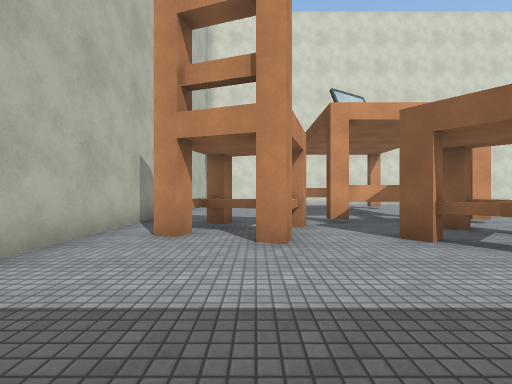
[1] (above)

16 first-person views from a walk through a Unity game level. The camera is 1.3 m above the floor, looks level and sees 90° across. The floor is counted in squares, 2 m on a side. Each view is taken from the middle of a square. On the plan, view 1 faces up. The plan holds only what a view shows up to about 9 squares ahead; the rest is blank. Surface patterns are stand-ins for the level's own textures.

[2]
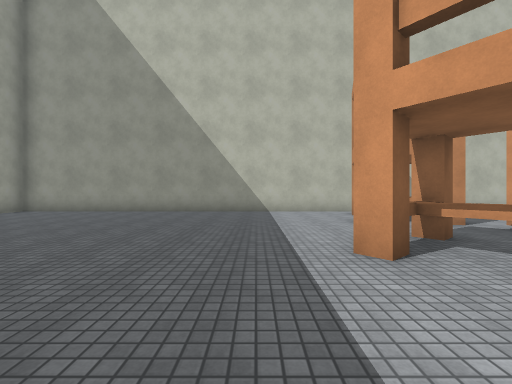

[3]
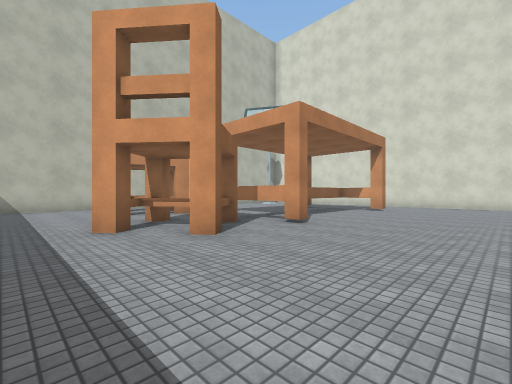

[4]
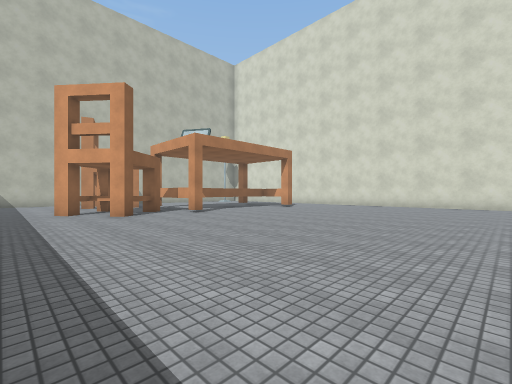

[5]
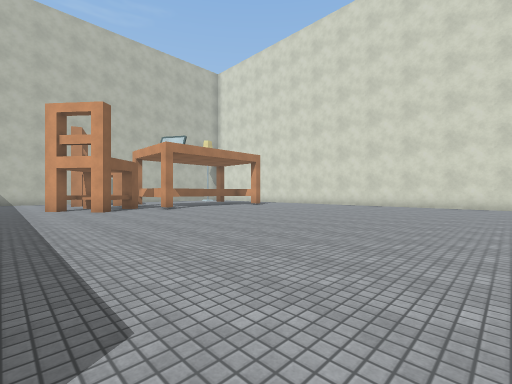

[6]
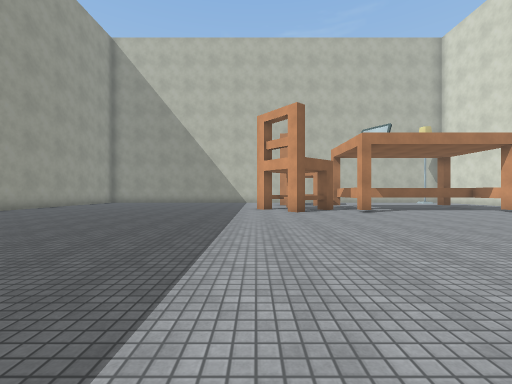

[7]
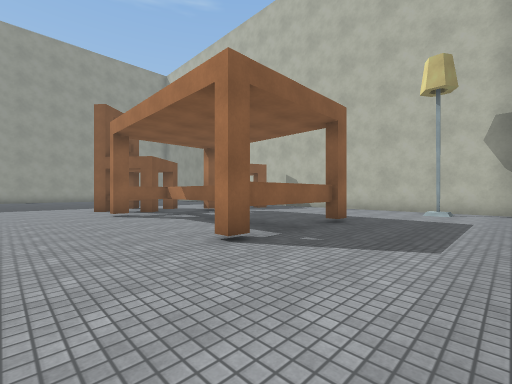

[8]
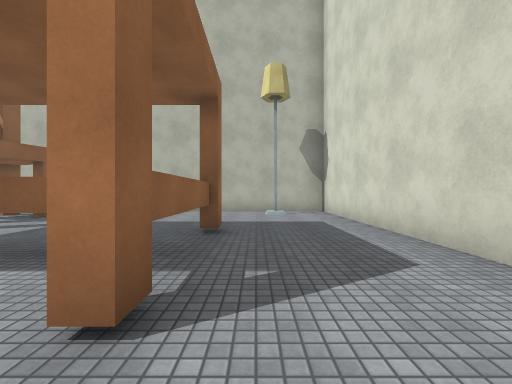

[9]
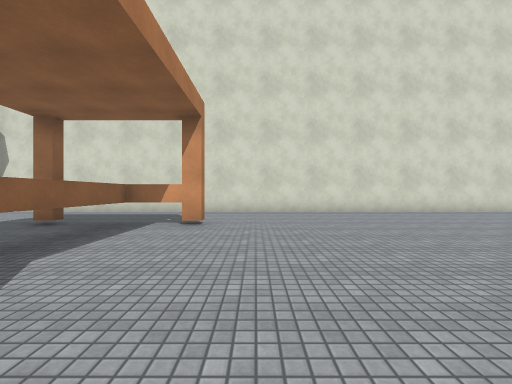

[10]
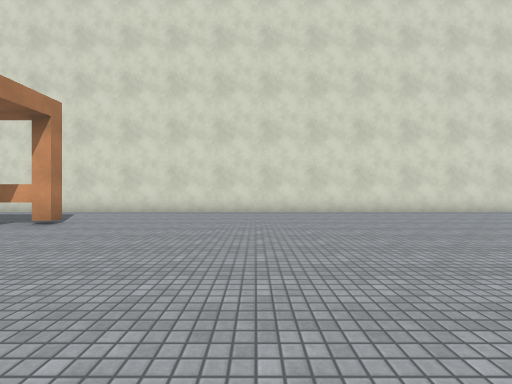

[11]
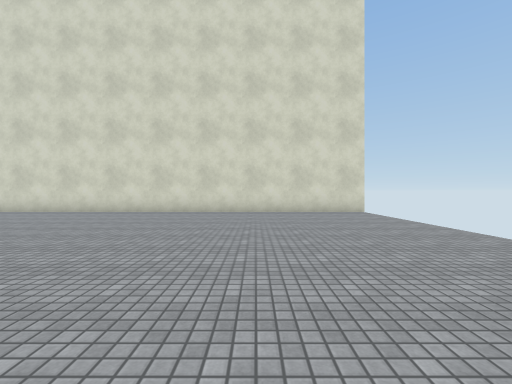

[12]
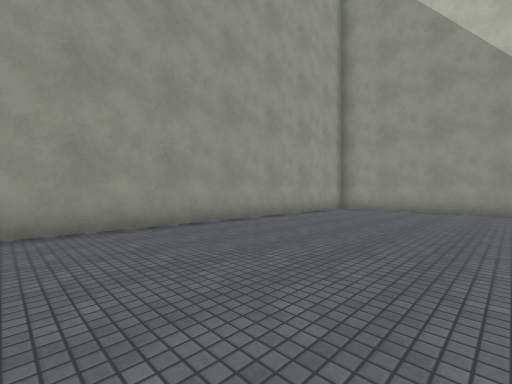

[13]
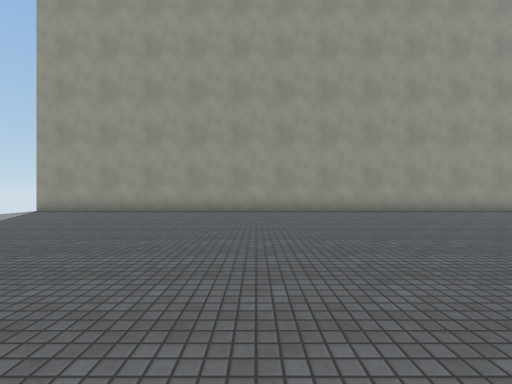

[14]
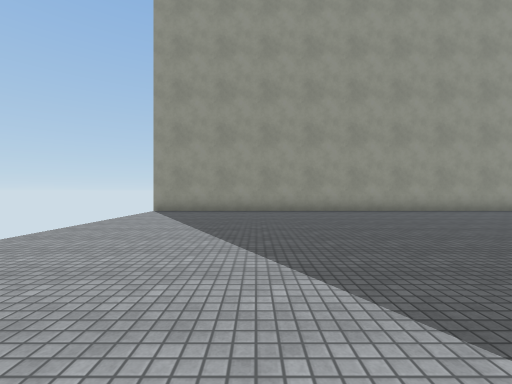

[15]
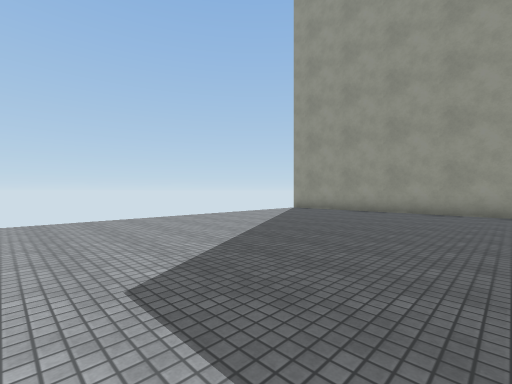

[16]
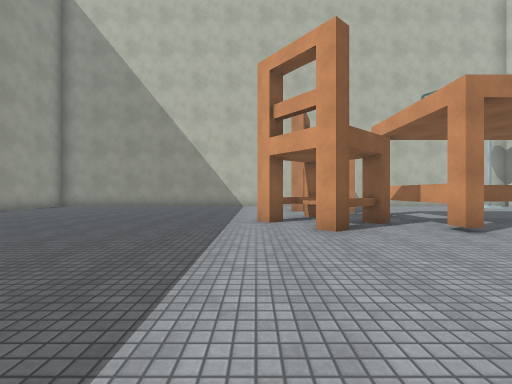

### Floor plan
Key: @ floor where view 1 was taken; # wall or solid block; . floor; T thing the floor can be seen under or through; O other object.
Columns run from 3 left of view 1 to 18 right of it. Each row starts with its distance up from view 1.
 14 ######################
 13 #....................
 12 #.#..................
 11 #....................
 10 #....TTT.............
  9 #.....T..............
  8 #.....T..............
  7 #.....T.............
  6 #....TTT...........
  5 #.OOOTOO..........
  4 #.OO.OOO..........
  3 #..O..O.O.........
  2 #.....O..............
  1 #....................
  0 #..@.................
 -1 #....................
 -2 #....................
 -3 #....................
 -4 #....................
 -5 #....................
 -6 #....................
 -7 ######################

Where each view was taken, in squares from view 1:
view 1: 0 up, 0 right, facing up
view 2: 1 up, 6 right, facing left
view 3: 1 up, 8 right, facing up-left
view 4: 1 up, 12 right, facing up-left
view 5: 1 up, 14 right, facing up-left
view 6: 2 up, 13 right, facing left
view 7: 13 up, 7 right, facing down-left
view 8: 11 up, 6 right, facing left
view 9: 5 up, 6 right, facing up
view 10: 5 up, 9 right, facing up
view 11: 5 up, 14 right, facing up
view 12: 2 down, 7 right, facing down-left
view 13: 2 up, 10 right, facing down
view 14: 2 up, 14 right, facing down
view 15: 2 up, 11 right, facing down-right
view 16: 2 up, 9 right, facing left
